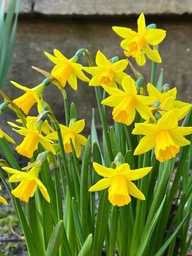
#> input picture test_image/test3.jpg, 192 x 256 px, shrunk from 1080 x 1440 before the run, found by its file name
$ python spatial_filter.py
#> lines starting #> are read from the running program, lines starting #| are printed output that depends on the picture
#> further down, input_image is the input picture: shape (256, 192, 3); mean B, G, R 45.6, 129.3, 119
#| <class 'numpy.ndarray'>
### noise.py
# The implementation of digital image processing assignment 2.
# Random Noise and Spatial Filter

# Noise Generate
# author: leafy
# 2022-12-3
# last_modified: 2022-12-4

from abc import ABC
from typing import Tuple
import numpy as np
from functools import singledispatchmethod
import cv2
# from IPython import embed

# from numpy.typing import ArrayLike

__all__ = [
    "NoiseGenerator",
    "UniformNoiseGenerator",
    "NormalNoiseGenerator",
    "GaussianNoiseGenerator",
    "SaltPepperNoiseGenerator",
]


class NoiseGenerator:
    """The base distribution (without uniform noise)."""
    __slots__ = []

    def __init__(self):
        pass

    # [9 lines left out: functions generate_noise, add_noise, not called in this run]


class UniformNoiseGenerator(NoiseGenerator, ABC):
    """The base distribution with uniform noise."""
    __slots__ = ['min_val', 'max_val']

    def __init__(self, min_val: float = 0, max_val: float = 1):
        super(UniformNoiseGenerator, self).__init__()
        self.min_val = min_val
        self.max_val = max_val

    def generate_uniform_noise(self,
                               min_val: float = 0,
                               max_val: float = 1,
                               image_shape: Tuple[int, int] = None) -> np.ndarray:
        """Generating noise
        :param:     image_shape:        Image shape of generated noise
        :return:    output_noise:       ArrayLike noise or single noise
        """
        if min_val is None and max_val is None:
            min_val = self.min_val
            max_val = self.max_val
        assert (min_val < max_val)  # assertion
        distribution_range = max_val - min_val  # getting range of Uniform(0, b - a)
        moving_factor = distribution_range - max_val  # getting move of Uniform(a, b) from Uniform(0, b - a)

        if image_shape is None:  # just generate one noise
            return np.random.rand() * distribution_range - moving_factor
        return np.random.rand(*image_shape) * distribution_range - moving_factor  # ArrayLike output

    # [4 lines left out: function add_noise, not called in this run]


class NormalNoiseGenerator(UniformNoiseGenerator, ABC):
    """The base distribution with additive i.i.d. uniform noise."""

    def __init__(self):
        super(NormalNoiseGenerator, self).__init__()

    # [11 lines left out: functions generate_normal_noise, add_noise, not called in this run]


class GaussianNoiseGenerator(NormalNoiseGenerator, ABC):
    """Gaussian distribution with reparameterization trick."""

    def __init__(self):
        super(GaussianNoiseGenerator, self).__init__()

    # [42 lines left out: functions generate_gaussian_noise, add_all_channel_noise, add_channel_wise_noise, not called in this run]


class SaltPepperNoiseGenerator(UniformNoiseGenerator, ABC):
    """Gaussian distribution with additive i.i.d. uniform noise."""

    def __init__(self):
        super(SaltPepperNoiseGenerator, self).__init__()

    def generate_saltpepper_noise(self, image_shape: Tuple[int, int]) -> np.ndarray:
        """
        :param:     prob_1:             Probability of "Salt" noise.
        :param:     prob_2:             Probability of "Pepper" noise.
        :param:     image_shape:        Shape of input image.
        :return:    saltpepper_noise:   ArrayLike output salt pepper noise.
        """
        uniform_noise = self.generate_uniform_noise(0, 1, image_shape)
        saltpepper_noise = uniform_noise.copy()
        return saltpepper_noise

    def add_saltpepper_noise(self, prob_1: float, prob_2: float, image: np.ndarray) -> np.ndarray:
        """Adding noise to image"""
#> called with prob_1 = 0.1, prob_2 = 0.1
        output_img = image.copy()
        image_shape = image.shape
#> image_shape = (256, 192, 3)
        saltpepper_noise = self.generate_saltpepper_noise(image_shape[:2])
        output_img[saltpepper_noise > 1 - prob_1] = 255
        output_img[saltpepper_noise < prob_2] = 0
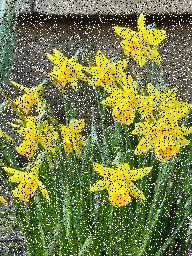
#> output_img: shape (256, 192, 3); mean B, G, R 61.7, 128.4, 120.2
        return output_img


# Press the green button in the gutter to run the script.
# [21 lines that do not run on import are left out]

# See PyCharm help at https://www.jetbrains.com/help/pycharm/

### spatial_filter.py
# The implementation of digital image processing assignment 2.
# Random Noise and Spatial Filter

# Spatial Filter
# author: leafy
# 2022-12-4
# last_modified: 2022-12-4

from typing import Tuple, List, Optional
import numpy as np
import logging
import sys
import functools
import cv2
from IPython import embed

level = logging.DEBUG
fmt = "[%(levelname)s] %(asctime)s - %(message)s"
logging.basicConfig(level=level, format=fmt)


# [6 lines left out: function get_median, not called in this run]


def get_adaptive_median(noised_image: np.ndarray, x: int, y: int, h: int, w: int, c: int,
                        max_size: int = None) -> float:
    median_area = noised_image[max(0, x - h):x + h + 1, max(0, y - w):y + w + 1, c].flatten()
    max_val, min_val = np.max(median_area), np.min(median_area)
    sorted_area = sorted(median_area)
    n = len(median_area)
    median = sorted_area[n // 2 + 1] if n % 2 else (int(sorted_area[n // 2]) + int(sorted_area[n // 2 + 1])) // 2
    if min_val < median < max_val:
        return noised_image[x][y][c] if min_val < noised_image[x][y][c] < max_val else median
    elif h < max_size and w < max_size:
        return get_adaptive_median(noised_image, x, y, h + 1, w + 1, c, max_size)
    else:
        return noised_image[x][y][c] if min_val < noised_image[x][y][c] < max_val else median


def get_mean(noised_image: np.ndarray, x_min: int, x_max: int, y_min: int, y_max: int) -> np.ndarray:
    return np.mean(noised_image[x_min:x_max + 1, y_min:y_max + 1], axis=(0, 1))


class SpatialFilter:
    """
    This is description which will be showed
    The Class of Padding Adder
    """
    instance = None                                 # There should be ONLY ONE Spatial Filter once
    __slots__ = ['noised_image', 'kernel_size']

    def __new__(cls, *args):
        if cls.instance is None:  # Once no adder exists
            cls.instance = super().__new__(cls)
        return cls.instance

    def __init__(self, noised_image: np.ndarray, kernel_size: int = 3):
        self.noised_image = noised_image
        self.kernel_size = kernel_size

    def reverse_image(self, image: np.ndarray, reflect_size: int = None, axis: int = 0) -> np.ndarray:
        """
        reverse image in one axis for reflect padding
        :param:     image:          Input image for reflection
        :param:     reflect_size:   The size of reflect area edge + 1
        :param:     axis:           The axis that will be reflected
        :return:    reversed_img:   Reversed image at axis
        """
        if reflect_size is None:
            reflect_size = self.kernel_size
            logging.info(f"No kernel size input, automatically use size = {self.kernel_size}")
        if axis == 0:
            reflect_area_left = image[reflect_size - 1::-1]
            reflect_area_right = image[-1 * reflect_size:][::-1]
        else:
            reflect_area_left = image[:, reflect_size - 1::-1]
            reflect_area_right = image[:, -1 * reflect_size:][:, ::-1]
        reversed_img = np.concatenate([reflect_area_left, image, reflect_area_right], axis=axis)
        return reversed_img

    def add_reflect_padding(self, image: np.ndarray, kernel_size: int = None) -> np.ndarray:
        """
        Adding reflect padding
        :param:     image:          Input image for reflection
        :param:     kernel_size:    The size of reflect kernel
        :return:    reversed_img:   Padded image.
        """
        if kernel_size is None:
            kernel_size = self.kernel_size
            logging.info(f"No kernel size input, automatically use size = {self.kernel_size}")
        horizontal_flip = self.reverse_image(image, kernel_size, 0)
        reversed_img = self.reverse_image(horizontal_flip, kernel_size, 1)
        return reversed_img

    def add_zero_padding(self, image: np.ndarray, kernel_size: int = None):
        """
        Adding zero padding
        :param:     image:          Input image for padding
        :param:     kernel_size:    The size of padding kernel
        :return:    output_img:     Padded image.
        """
#> called with kernel_size = 1
        if kernel_size is None:
            kernel_size = self.kernel_size
            logging.info(f"No kernel size input, automatically use size = {self.kernel_size}")
        if len(image.shape) > 2:
            h, w, c = image.shape
#> h = 256; w = 192; c = 3
            output_img = np.zeros((h + 2 * kernel_size, w + 2 * kernel_size, c))
        else:
            h, w = image.shape
            output_img = np.zeros((h + 2 * kernel_size, w + 2 * kernel_size))
        output_img[kernel_size:h + kernel_size, kernel_size:w + kernel_size] = image
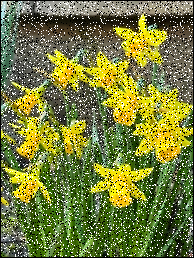
#> output_img: shape (258, 194, 3) float64; mean B, G, R 60.5, 126.1, 118
        return output_img

    def _preprocess_args(self,
                         noised_image: np.ndarray = None,
                         kernel_size: int = None,
                         padding_func: Optional = None,
                         padding_type: str = None,
                         max_size: int = None):
        assert (padding_type is None or padding_func is None)
        assert (kernel_size % 2)
        if noised_image is None:
            noised_image = self.noised_image
        if kernel_size is None:
            kernel_size = self.kernel_size
        if max_size is None:
            max_size = self.kernel_size + 4
        if padding_func is not None:
            padded_image = padding_func(noised_image, (kernel_size - 1) // 2)
        elif padding_type is not None:
            padding_func = getattr(sys.modules[__name__].SpatialFilter, "add_%s_padding" % padding_type)
            padded_image = padding_func(self, noised_image, (kernel_size - 1) // 2)
        else:
            padded_image = self.add_zero_padding(noised_image, (kernel_size - 1) // 2)
        depth = (kernel_size - 1) // 2
        c_img = 1
        if len(padded_image.shape) > 2:
            h_img, w_img, c_img = noised_image.shape
#> h_img = 256; w_img = 192; c_img = 3
        else:
            h_img, w_img = noised_image.shape
        output_img = padded_image.copy()
        return noised_image, padded_image, kernel_size, padding_func, max_size, depth, h_img, w_img, c_img, output_img

    # [37 lines left out: functions mean_filter, median_filter, not called in this run]

    def adaptive_median_filter(self,
                               noised_image: np.ndarray = None,
                               kernel_size: int = None,
                               max_size: int = None,
                               padding_func: Optional = None,
                               padding_type: str = None):
        noised_image, padded_image, kernel_size, padding_func, _, depth, h_img, w_img, c_img, output_img = \
            self._preprocess_args(noised_image, kernel_size, padding_func, padding_type)
#> kernel_size = 3; depth = 1; h_img = 256; w_img = 192; c_img = 3
        for h in range(depth, h_img + depth):
            for w in range(depth, w_img + depth):
                for c in range(c_img):
                    output_img[h, w, c] = get_adaptive_median(padded_image, h, w, depth, depth, c, max_size)
#> this loop made 256 passes
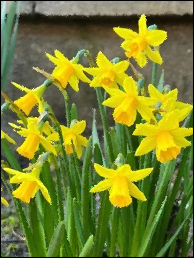
#> output_img: shape (258, 194, 3) float64; mean B, G, R 46.3, 128.4, 118.3
        output_img = output_img[depth:h_img + depth, depth:w_img + depth]
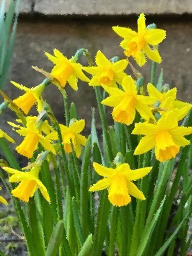
#> output_img: shape (256, 192, 3) float64; mean B, G, R 47.2, 130.7, 120.5
        return np.uint8(output_img)


# Press the green button in the gutter to run the script.
if __name__ == '__main__':
    arr = np.array([[i + j * 4 for i in range(4)] for j in range(4)])
    adder = SpatialFilter(arr)
    # [15 lines of commented-out code are left out]
    from noise import GaussianNoiseGenerator, SaltPepperNoiseGenerator
    input_image = cv2.imread('test3.jpg', 1)
    print(type(input_image))
    # cv2.namedWindow('input_image', cv2.WINDOW_AUTOSIZE)
    # cv2.imshow('input_image', input_image)
    saltpepper_noise_generator = SaltPepperNoiseGenerator()
    noise_img = saltpepper_noise_generator.add_saltpepper_noise(0.1, 0.1, input_image)
    cv2.namedWindow('noise_img', cv2.WINDOW_AUTOSIZE)
    cv2.imshow('noise_img', noise_img)
    spf = SpatialFilter(noise_img)
    # tar = spf.mean_filter(kernel_size=7)
    # cv2.imshow('mean_filter', tar)
    # tar2_channel_wise = spf.median_filter(kernel_size=7)
    tar2 = spf.adaptive_median_filter(kernel_size=3, max_size=7)
    # cv2.imshow('median_filter', tar2_channel_wise)
    cv2.imshow('adaptive_median_filter', tar2)
    # [4 lines of commented-out code are left out]
    tar122 = spf.adaptive_median_filter(kernel_size=3, max_size=7, padding_type="reflect")
#> in reverse_image, `reversed_img = np.concatenate([reflect_area_left, image, reflect_area_..`:
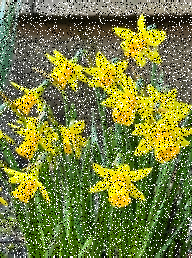
#> reversed_img: shape (258, 192, 3); mean B, G, R 61.9, 128.3, 120.1
    cv2.imshow('reflect_adaptive_median_filter', tar122)
    cv2.waitKey(0)
